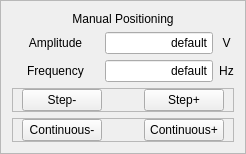
        <widget class="QFrame" name="frame_ManualPositioning_Axis1">
         <property name="frameShape">
          <enum>QFrame::StyledPanel</enum>
         </property>
         <property name="frameShadow">
          <enum>QFrame::Raised</enum>
         </property>
         <layout class="QGridLayout" name="gridLayout_6" columnstretch="3,0,0" rowminimumheight="0,0,0,0,0">
          <item row="2" column="2">
           <widget class="QLabel" name="label_3">
            <property name="text">
             <string>Hz</string>
            </property>
            <property name="alignment">
             <set>Qt::AlignCenter</set>
            </property>
           </widget>
          </item>
          <item row="3" column="0" colspan="3">
           <widget class="QFrame" name="frame_5">
            <property name="frameShape">
             <enum>QFrame::StyledPanel</enum>
            </property>
            <property name="frameShadow">
             <enum>QFrame::Raised</enum>
            </property>
            <layout class="QHBoxLayout" name="horizontalLayout_6" stretch="0,0,0">
             <property name="topMargin">
              <number>0</number>
             </property>
             <property name="bottomMargin">
              <number>0</number>
             </property>
             <item>
              <widget class="QPushButton" name="pushButton_ManualStepMinus_Axis1">
               <property name="sizePolicy">
                <sizepolicy hsizetype="Preferred" vsizetype="Preferred">
                 <horstretch>0</horstretch>
                 <verstretch>0</verstretch>
                </sizepolicy>
               </property>
               <property name="text">
                <string>Step-</string>
               </property>
               <property name="autoRepeat">
                <bool>true</bool>
               </property>
              </widget>
             </item>
             <item>
              <spacer name="horizontalSpacer">
               <property name="orientation">
                <enum>Qt::Horizontal</enum>
               </property>
               <property name="sizeHint" stdset="0">
                <size>
                 <width>36</width>
                 <height>20</height>
                </size>
               </property>
              </spacer>
             </item>
             <item>
              <widget class="QPushButton" name="pushButton_ManualStepPlus_Axis1">
               <property name="sizePolicy">
                <sizepolicy hsizetype="Preferred" vsizetype="Preferred">
                 <horstretch>0</horstretch>
                 <verstretch>0</verstretch>
                </sizepolicy>
               </property>
               <property name="text">
                <string>Step+</string>
               </property>
               <property name="autoRepeat">
                <bool>true</bool>
               </property>
              </widget>
             </item>
            </layout>
           </widget>
          </item>
          <item row="1" column="0">
           <widget class="QLabel" name="label_13">
            <property name="text">
             <string>Amplitude</string>
            </property>
            <property name="alignment">
             <set>Qt::AlignCenter</set>
            </property>
           </widget>
          </item>
          <item row="1" column="1">
           <widget class="QLineEdit" name="lineEdit_Amplitude_Axis1">
            <property name="sizePolicy">
             <sizepolicy hsizetype="Expanding" vsizetype="Preferred">
              <horstretch>0</horstretch>
              <verstretch>0</verstretch>
             </sizepolicy>
            </property>
            <property name="toolTip">
             <string>Aplitude applied in one pulse, maximum 60V.</string>
            </property>
            <property name="text">
             <string>default</string>
            </property>
            <property name="alignment">
             <set>Qt::AlignRight|Qt::AlignTrailing|Qt::AlignVCenter</set>
            </property>
           </widget>
          </item>
          <item row="1" column="2">
           <widget class="QLabel" name="label_2">
            <property name="text">
             <string>V</string>
            </property>
            <property name="alignment">
             <set>Qt::AlignCenter</set>
            </property>
           </widget>
          </item>
          <item row="2" column="1">
           <widget class="QLineEdit" name="lineEdit_Frequency_Axis1">
            <property name="sizePolicy">
             <sizepolicy hsizetype="Expanding" vsizetype="Preferred">
              <horstretch>0</horstretch>
              <verstretch>0</verstretch>
             </sizepolicy>
            </property>
            <property name="toolTip">
             <string>Frequency applied in one step, maximum 5k Hz. Resolution 1 Hz</string>
            </property>
            <property name="text">
             <string>default</string>
            </property>
            <property name="alignment">
             <set>Qt::AlignRight|Qt::AlignTrailing|Qt::AlignVCenter</set>
            </property>
           </widget>
          </item>
          <item row="2" column="0">
           <widget class="QLabel" name="label_14">
            <property name="text">
             <string>Frequency</string>
            </property>
            <property name="alignment">
             <set>Qt::AlignCenter</set>
            </property>
           </widget>
          </item>
          <item row="0" column="0" colspan="3">
           <widget class="QLabel" name="label_12">
            <property name="text">
             <string>Manual Positioning</string>
            </property>
            <property name="alignment">
             <set>Qt::AlignCenter</set>
            </property>
           </widget>
          </item>
          <item row="4" column="0" colspan="3">
           <widget class="QFrame" name="frame_10">
            <property name="frameShape">
             <enum>QFrame::StyledPanel</enum>
            </property>
            <property name="frameShadow">
             <enum>QFrame::Raised</enum>
            </property>
            <layout class="QHBoxLayout" name="horizontalLayout_16">
             <property name="topMargin">
              <number>0</number>
             </property>
             <property name="bottomMargin">
              <number>0</number>
             </property>
             <item>
              <widget class="QPushButton" name="pushButton_ManualContMinus_Axis1">
               <property name="sizePolicy">
                <sizepolicy hsizetype="Preferred" vsizetype="Preferred">
                 <horstretch>0</horstretch>
                 <verstretch>0</verstretch>
                </sizepolicy>
               </property>
               <property name="text">
                <string>Continuous-</string>
               </property>
               <property name="checkable">
                <bool>true</bool>
               </property>
               <property name="autoRepeat">
                <bool>true</bool>
               </property>
              </widget>
             </item>
             <item>
              <spacer name="horizontalSpacer_13">
               <property name="orientation">
                <enum>Qt::Horizontal</enum>
               </property>
               <property name="sizeHint" stdset="0">
                <size>
                 <width>6</width>
                 <height>20</height>
                </size>
               </property>
              </spacer>
             </item>
             <item>
              <widget class="QPushButton" name="pushButton_ManualContPlus_Axis1">
               <property name="sizePolicy">
                <sizepolicy hsizetype="Preferred" vsizetype="Preferred">
                 <horstretch>0</horstretch>
                 <verstretch>0</verstretch>
                </sizepolicy>
               </property>
               <property name="text">
                <string>Continuous+</string>
               </property>
               <property name="autoRepeat">
                <bool>true</bool>
               </property>
              </widget>
             </item>
            </layout>
           </widget>
          </item>
         </layout>
        </widget>
